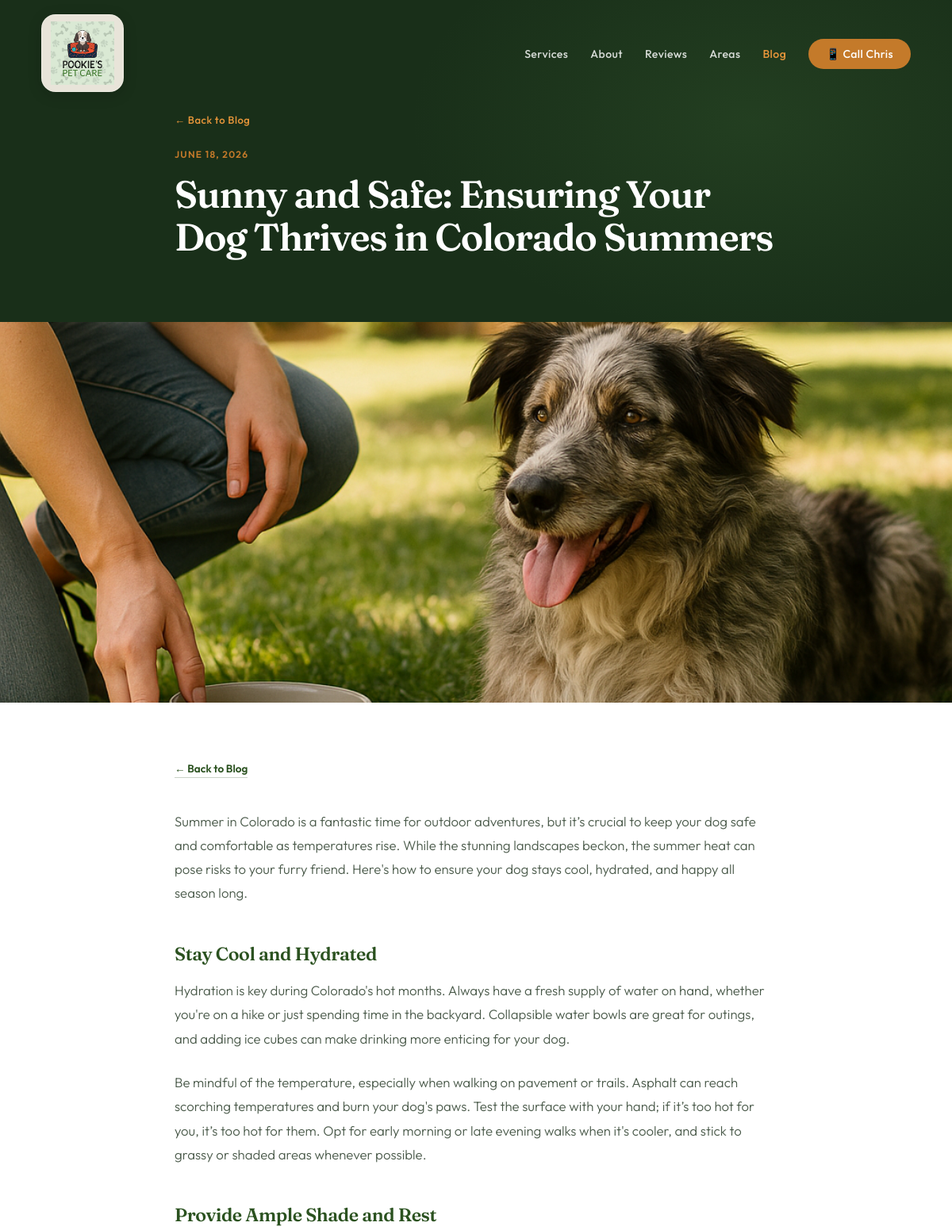
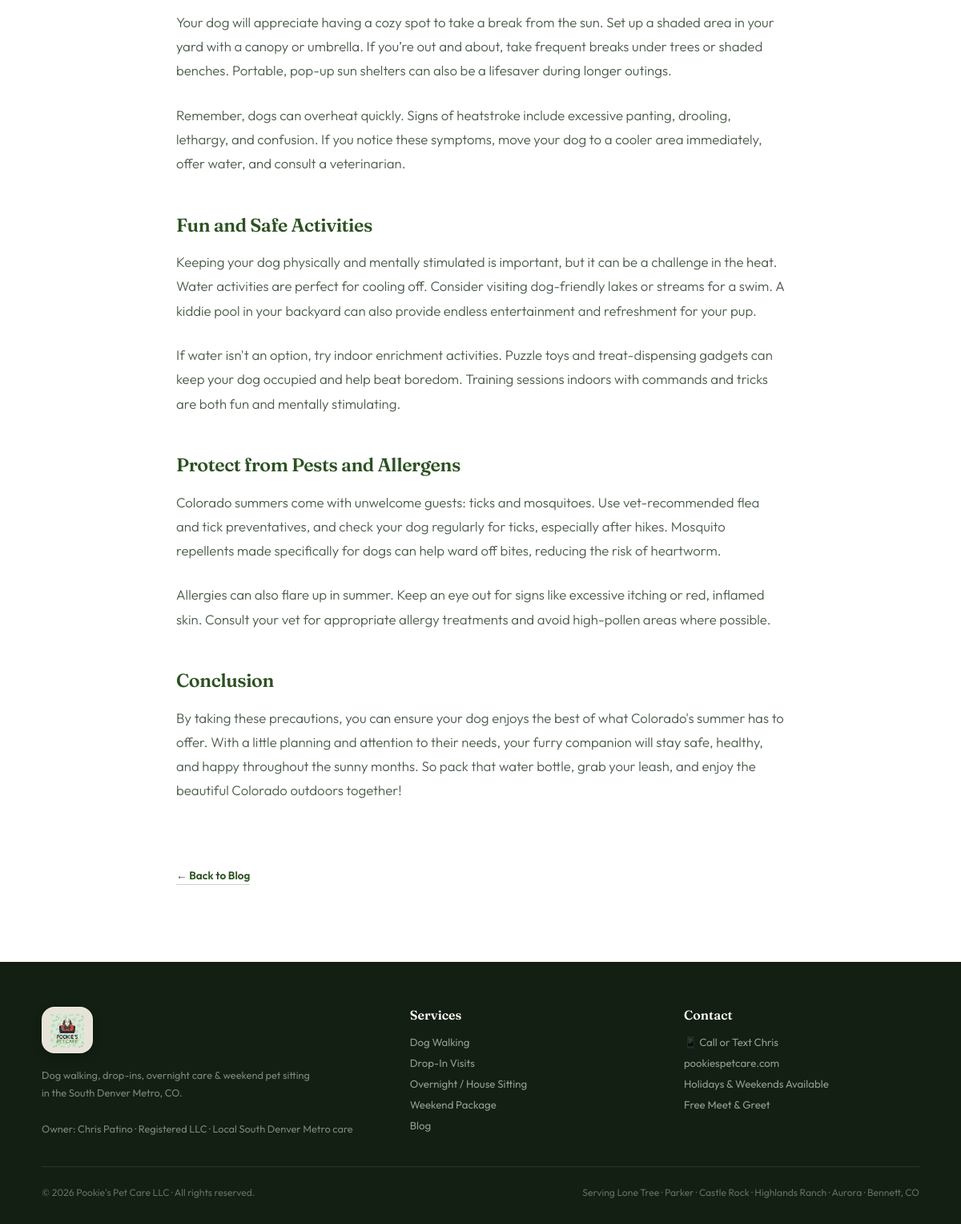
Page /blog/2 on the committed database (2 pictures, top to bottom).
### tables this page shows
CREATE TABLE blog_posts (
            id             INTEGER PRIMARY KEY AUTOINCREMENT,
            title          TEXT NOT NULL,
            slug           TEXT UNIQUE NOT NULL,
            content        TEXT NOT NULL,
            excerpt        TEXT,
            created_at     TIMESTAMP DEFAULT CURRENT_TIMESTAMP,
            published      INTEGER DEFAULT 1
        , image_filename TEXT);

### app.py (the view)
@app.route('/blog/<int:post_id>')
def blog_post(post_id):
    conn = get_db_connection()
    post = conn.execute(
        'SELECT * FROM blog_posts WHERE id = ?', (post_id,)
    ).fetchone()
    conn.close()
    if post is None:
        abort(404)
    return render_template('blog_post.html', post=post)

### app.py (called while the page is built)
def get_blog_image_filename(image_filename):
    if image_filename:
        img_path = os.path.join('static', 'blog_images', image_filename)
        if os.path.isfile(img_path):
            return image_filename
    fallback_path = os.path.join('static', 'blog_images', BLOG_DEFAULT_IMAGE)
    if os.path.isfile(fallback_path):
        return BLOG_DEFAULT_IMAGE
    return image_filename or BLOG_DEFAULT_IMAGE

@app.context_processor
def blog_context():
    return {
        'blog_image': get_blog_image_filename,
        'blog_default_alt': BLOG_DEFAULT_ALT,
    }

def get_db_connection():
    conn = sqlite3.connect('blog.db')
    conn.row_factory = sqlite3.Row  # lets us do post['title'] instead of post[0]
    return conn

@app.template_filter('format_date')
def format_date(value):
    if value is None:
        return ''
    if isinstance(value, str):
        value = value[:10]  # slice off just the YYYY-MM-DD portion
        dt = datetime.datetime.strptime(value, '%Y-%m-%d')
    else:
        dt = value
    return dt.strftime('%B %-d, %Y')  # %-d removes the leading zero (Linux/Mac only)

### templates/blog_post.html (shortened to what this page needs)
<!DOCTYPE html>
<html lang="en">
<head>
</head>
<body>
<nav id="nav">
  <a href="/" class="nav-logo">
    <span class="logo-badge logo-badge-nav">
      <img src="{{ url_for('static', filename='pookies-logo.png') }}" alt="Pookie's Pet Care" />
    </span>
  </a>
  <ul class="nav-links" id="navLinks">
    <li><a href="/#services">Services</a></li>
    <li><a href="/#about">About</a></li>
    <li><a href="/#reviews">Reviews</a></li>
    <li><a href="/#areas">Areas</a></li>
    <li><a href="/blog" style="color: var(--amber-lt);">Blog</a></li>
    <li><a href="#" class="nav-cta phone-link">📱 Call Chris</a></li>
  </ul>
</nav>
<div class="post-hero">
  <div class="post-hero-inner">
    <a href="/blog" class="post-hero-back">← Back to Blog</a>
    <p class="post-date">{{ post['created_at'] | format_date }}</p>
    <h1>{{ post['title'] }}</h1>
  </div>
</div>
{% set img = blog_image(post['image_filename']) %}
<div class="post-featured-img">
  <img src="{{ url_for('static', filename='blog_images/' + img) }}"
       alt="{{ post['title'] }}">
</div>
<section class="post-body-sec">
  <div class="post-body">
    <a href="/blog" class="post-body-back-top">← Back to Blog</a>
    <div class="post-content">
      {{ post['content'] | safe }}
    </div>
    <a href="/blog" class="post-body-back-bottom">← Back to Blog</a>
  </div>
</section>
<footer>
  <div class="footer-grid">
    <div>
      <span class="logo-badge logo-badge-footer footer-logo-wrap">
        <img src="{{ url_for('static', filename='pookies-logo.png') }}" alt="Pookie's Pet Care" />
      </span>
      <p class="footer-text">
        Dog walking, drop-ins, overnight care &amp; weekend pet sitting<br>
        in the South Denver Metro, CO.<br><br>
        Owner: Chris Patino · Registered LLC · Local South Denver Metro care
      </p>
    </div>
    <div>
      <div class="footer-col-title">Services</div>
      <ul class="footer-links">
        <li><a href="/#services">Dog Walking</a></li>
        <li><a href="/#services">Drop-In Visits</a></li>
        <li><a href="/#services">Overnight / House Sitting</a></li>
        <li><a href="/#services">Weekend Package</a></li>
        <li><a href="/blog">Blog</a></li>
      </ul>
    </div>
    <div>
      <div class="footer-col-title">Contact</div>
      <ul class="footer-links">
        <li><a href="#" class="phone-link">📱 Call or Text Chris</a></li>
        <li><a href="https://pookiespetcare.com">pookiespetcare.com</a></li>
        <li>Holidays &amp; Weekends Available</li>
        <li>Free Meet &amp; Greet</li>
      </ul>
    </div>
  </div>
  <div class="footer-bottom">
    <span>© <span id="yr"></span> Pookie's Pet Care LLC · All rights reserved.</span>
    <span>Serving Lone Tree · Parker · Castle Rock · Highlands Ranch · Aurora · Bennett, CO</span>
  </div>
</footer>
</body>
</html>

### rows in the picture
blog_posts: created_at "JUNE 18, 2026", title "Sunny and Safe: Ensuring Your Dog Thrives in Colorado Summers", image_filename (picture), content "Summer in Colorado is a fantastic time for outdoor adventures, but it’s crucial to keep your dog safe and comfortable as temperatures rise. While the stunning landscapes beckon, the summer heat can pose risks to your furry friend. Here's how to ensure your dog stays cool, hydrated, and happy all season long. Stay Cool and Hydrated Hydration is key during Colorado's hot months. Always have a fresh supply of water on hand, whether you're on a hike or just spending time in the backyard. Collapsible water bowls are great for outings, and adding ice cubes can make drinking more enticing for your dog. Be mindful of the temperature, especially when walking on pavement or trails. Asphalt can reach…"
